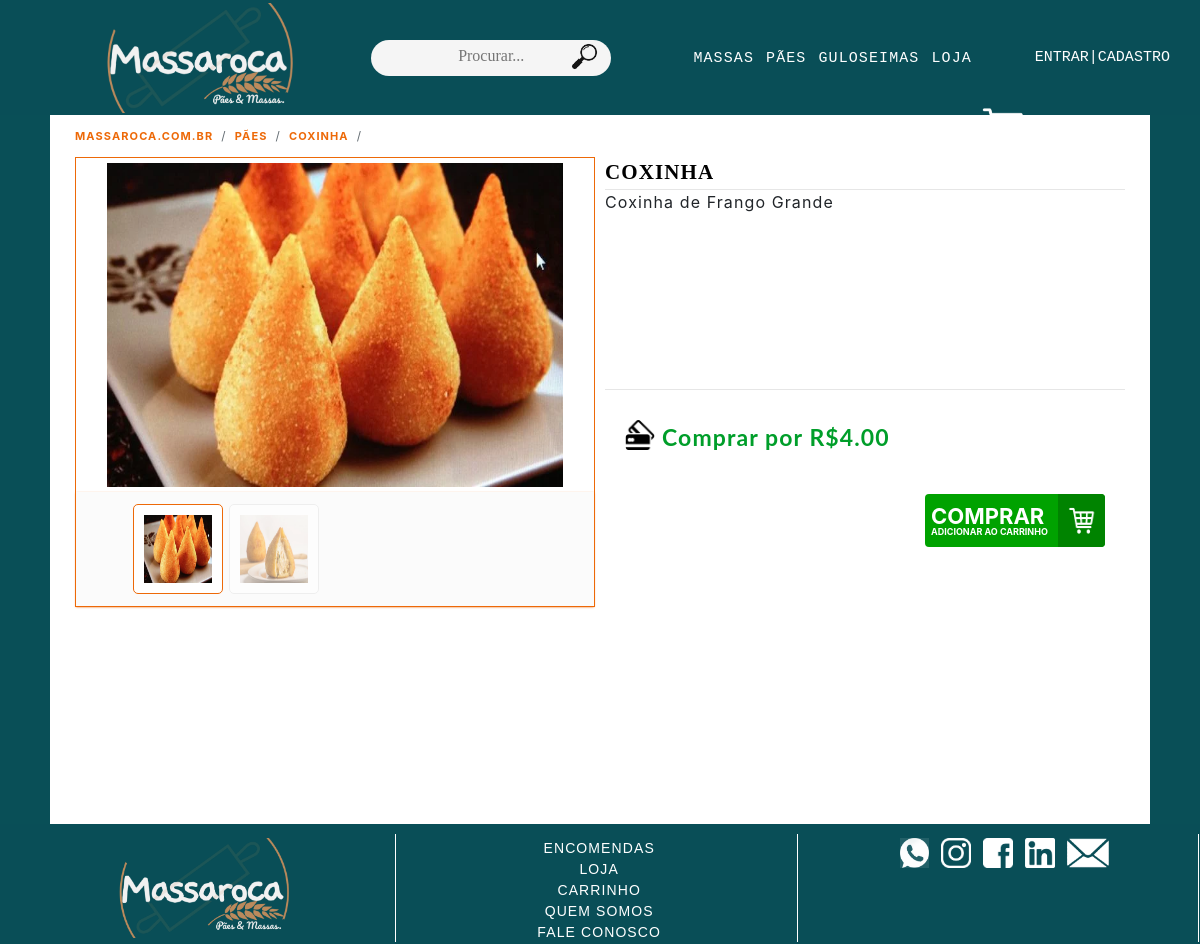
The app's page /loja/produto/6 with its own data.
### loja/models.py (models this page shows, shortened)
class Produtos(models.Model):
    disponivel_escolha = [
    ('Sim','Sim'),
    ('Não','Não'),
    ]
    Nome = models.CharField(max_length=128)
    Categoriateste = models.ForeignKey(Categorias ,on_delete=models.CASCADE, default=0)
    Descrição = models.CharField(max_length=1024)
    Fotos = models.ImageField(upload_to='loja/static/produtos/fotos/')
    Fotos_2 = models.ImageField(upload_to='loja/static/produtos/fotos/')
    Preço = models.DecimalField(max_digits=10, decimal_places=2)
    Disponivel = models.CharField(max_length=8,choices=disponivel_escolha, default='Sim')

class Categorias(models.Model):
    Nome = models.CharField(max_length=30)
    def __str__(self):
        return self.Nome

### loja/views.py (the view)
# urls.py: path("loja/produto/<int:produto_id>", views.loja_produto, name="produto"),
def loja_produto(request, produto_id):
    try:
        produto = Produtos.objects.get(pk=produto_id)
    except KeyError:
        return render(request, "loja/erro.html")
    except TypeError:
        return render(request, "loja/erro.html")
    except Produtos.DoesNotExist:
        return render(request, "loja/erro.html")
    context = {
        "produto": produto,
        "log": request.user.is_authenticated,
        "username": request.user
    }
    final_status2 = final_status(request)
    context.update(final_status2)
    clear_status(request)
    return render(request, "loja/produto.html", context)

### loja/views.py (called while the page is built)
def clear_status(request):
    request.session['status'] = 'none'
    request.session['status2'] = 'none'
    request.session['status3'] = 'none'
    request.session['status4'] = 'none'
    request.session['status5'] = 'none'
    request.session['status6'] = 'none'
    request.session['status7'] = 'none'
    request.session['status8'] = 'none'
    request.session['status9'] = 'none'
    request.session['status10'] = 'none'

### loja/templates/loja/produto.html (shortened to what this page needs)
{% extends "loja/layout.html" %}
{% load static %}
{% block body %}
<div class="pre blocos" style="min-height:0;">
    <ul class="local">
        <li><a class="local_item" href="{% url 'index' %}"><strong>massaroca.com.br</strong></a></li>
        <li><a class="local_item" href="{% url 'categoria' categoria=produto.Categoriateste num_pagina=1 ordem='Nome' %}"><strong>{{ produto.Categoriateste }}</strong></a></li>
        <li class="local_item"><strong>{{ produto.Nome }}</strong></li>
    </ul>
</div>
<div class="blocos">
    <div class="info-produto">
        <div class="titulo-produto">
            {{ produto.Nome }}
        </div>
        <div class="descriçao-produto">
            {{ produto.Descrição }}
        </div>
        <div class="preço-produto">
            <img src="{% static '/images/cartao.png' %}" alt="Cartao" class="cartao">
            <span>
            Comprar por R${{ produto.Preço }}
        </div>
        <div class="botao-produto">
        {% if produto.Disponivel == "Sim" %}
            <a href="{% url 'add_carrinho' produto.id %}"><button type="button" title="Adicionar ao carrinho" class="botao-compra">COMPRAR<span class="span">Adicionar ao carrinho</span><span class="car"><img src="{% static '/images/shop-branco.png' %}" class="compras_2" /></span></button></a>
        {% else %}
            <span class="indisponivel_2">INDISPONÍVEL</span>
        {% endif %}
        </div>
    </div>
    <div class="bloco-foto">
        <div class="foto-slider">
            <img src="../../{{produto.Fotos.url|slice:'5:'}}" alt="produto" class="foto_produto"/>
        </div>
        <div class="fotos_thumb">
            <div class="div_fotos">
                <div class="thumb_fotos">
                    <img src="../../{{produto.Fotos.url|slice:'5:'}}" alt="produto" class="thumbnail" onclick="currentSlide(1)"/>
                </div>
                <div class="thumb_fotos">
                    <img src="../../{{produto.Fotos_2.url|slice:'5:'}}" alt="produto" class="thumbnail" onclick="currentSlide(2)"/>
                </div>
            </div>
        </div>
    </div>
</div>
{% endblock %}

### loja/static/styles.css (style rules this page uses)
body { font: arial,sans-serif; background-color: rgba(9,79,87); letter-spacing: 1.1px; min-width: 1100px; }
div { box-sizing: border-box; }
.blocos { display: flex; flex-direction: row; flex-wrap: nowrap; justify-content: space-around; padding: 0 25px; width: 1100px; min-height: calc(100vh - 133px); background: white; margin-left: auto; margin-right: auto; }
.pre { margin: 0 auto; padding-top: 4px; float: none; display: table; background-color: white; height: 42px; }
.local { margin-bottom: 0; background: 0 0; list-style: none; padding: 0; }
.local_item { color: #ED6908; text-decoration: none; font-size: 11px; text-transform: uppercase; float: left; }
.local_item::after { content: '/'; font-size: 12px; display: inline-block; color: #636c72; padding: .5rem .5rem; }
li { list-style: none; }
.foto_produto { width: 90%; margin-left: 5%; padding: 5px; height: 334px; }
.bloco-foto { width: 50%; height: 450px; position: relative; order: -1; flex: inherit; border: 1px solid #ED6908; margin-right: 10px; }
.info-produto { order: 0; flex:inherit; float: right; width: 50%; height: 450px; }
.titulo-produto { color: black; font-size: 21px; text-transform: uppercase; font-weight: bold; border-bottom: 1px solid #e6e6e6; font-family: Swis721_B; }
.foto-slider { display: none; }
.thumbnail { cursor: pointer; }
.fotos_thumb:after { content: ""; display: table; clear: both; }
.fotos_thumb { height: 114px; background-color: #FbFbFb; padding: 10px; box-shadow: 0 1px 2px #ED6908; }
.thumb_fotos { float: left; background: white; display: inline-block; width: 90px; height: 90px; margin: 2px; border: 1px solid #e6e6e6; border-radius: 5px; margin-right: 4px; opacity: 0.6; }
.div_fotos { margin-left: 45px; }
.thumbnail { width: 100%; height: 100%; padding: 10px; }
.active { opacity: 1; border-color: #ED6908; }
.descriçao-produto { min-height: 200px; border-bottom: 1px solid #e6e6e6; }
.preço-produto { font-size: 23px; color: #009e2a; font-weight: 700; font-family: lato,sans-serif; padding: 20px; padding-top: 30px; position: relative; flex: inherit; display: inline-block; }
.cartao { position: relative; margin-right: 7px; width: 30px; display: inline-block; float: left; }
.botao-produto { position: relative; display: block; flex: inherit; float: right; padding: 20px; }
.botao-compra { background-color: #00a200; color: white; float: right; width: 180px; height: 53px; position: relative; font-size: 22px; text-transform: uppercase; font-weight: 700; border: none; text-align: left; cursor: pointer; border-radius: 4px; line-height: 1; }
.span { width: 100%; float: left; font-size: 9px; }
.car { position: absolute; right: 0; bottom: 0; width: 26%; display: flex; height: 100%; border-bottom-right-radius: 4px; border-top-right-radius: 4px; background: #008300; -webkit-box-align:center; align-items: center; -webkit-box-pack: center; justify-content: center; }
.compras_2 { width: 28px; height: 30px; }

### records on screen
Produtos: Categoriateste "PÃES", Nome "COXINHA", Descrição "Coxinha de Frango Grande", Preço "4.00", Fotos (picture), Fotos_2 (picture)
